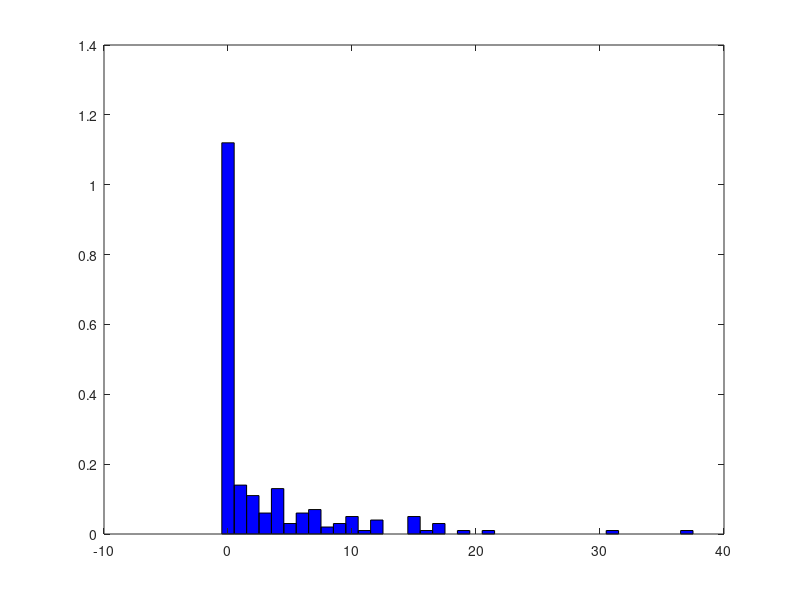

Reproduce this figure in MATLAB. (Note: this script raises an error after producing the figure.)
v = 0;
m = 100;
#probabilitatea ca un bilet sa aiba exact doua nr castigatoare
p=sum(hygernd(2:6,49,6)); 

x = [zeros(1,m)]

for i=1:m
  contor = 0;
  v = hygernd(49,6,6);
  while v < 2
    contor = contor+1;
    v = hygernd(49,6,6);
  endwhile
  x = [x contor]
endfor

N=histc(x,0:max(x));
bar(0:max(x),N/m,'hist','FaceColor','b');
bar(0:max(x),geopdf(0:max(x), 6, p),'FaceColor','y');
legend('estimated probabilities','theoretical probabilities');